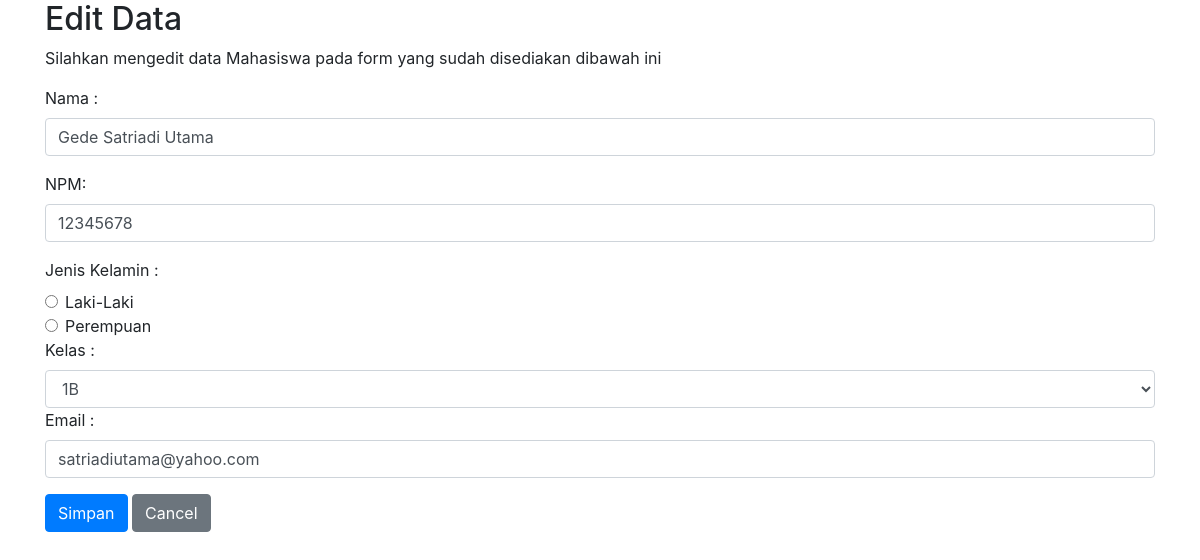
The app's page /admin/edit.php?id=4 with its own data.
### tables this page shows
CREATE TABLE `mhs` (
  `id_mhs` int(11) NOT NULL,
  `nm_mhs` varchar(100) NOT NULL,
  `npm` varchar(8) NOT NULL,
  `jk` varchar(10) NOT NULL,
  `id_kelas` int(11) NOT NULL,
  `email` varchar(100) NOT NULL
);

### admin/edit.php (the view, shortened to what this page needs)
<?php
include "../koneksi.php";
if (isset($_GET['id'])){
  $tampilmhs = mysqli_query($conf, "SELECT * FROM mhs WHERE id_mhs ='$_GET[id]'");
  $mhs = mysqli_fetch_array ($tampilmhs);
}
?>
<!DOCTYPE html>
<html lang="en">
<head>
  <link rel="stylesheet" type="text/css" href="../css/bootstrap.min.css">
</head>
<body>
<div class="container">
  <h2>Edit Data</h2>
  <p>Silahkan mengedit data Mahasiswa pada form yang sudah disediakan dibawah ini</p>
  <form action="edit-fungsi.php" method="POST" class="needs-validation" novalidate>
    <div class="form-group">
      <label for="nama">Nama :</label>
      <input type="text" class="form-control" id="nama" placeholder="Nama Lengkap Anda" name="nm_mhs" value="<?php echo $mhs['nm_mhs']; ?>" required>
    </div>
    <div class="form-group">
      <label for="npm">NPM:</label>
      <input type="number" class="form-control" id="npm" placeholder="NPM Tanpa titik" name="npm" value="<?php echo $mhs['npm']; ?>"required>
    </div>
    <label for="jk">Jenis Kelamin :</label>
    <div class="form-check">
  <label class="form-check-label">
    <input type="radio" class="form-check-input" name="jk" value="Laki-Laki" <?php if(!(strcmp(htmlentities($mhs['jk'],ENT_COMPAT,'utf-8'),"Laki-Laki"))) {echo "checked=\"checked\"";}?>>Laki-Laki
  </label>
</div>
<div class="form-check">
  <label class="form-check-label">
    <input type="radio" class="form-check-input" name="jk" value="Perempuan" <?php if(!(strcmp(htmlentities($mhs['jk'],ENT_COMPAT,'utf-8'),"Perempuan"))) {echo "checked=\"checked\"";}?>>Perempuan
  </label>
</div>
    <div class="form-group">
  <label for="sel1">Kelas :</label>
  <select class="form-control" id="sel1" name="id_kelas" required>
  <?php
    $tampil = mysqli_query($conf, "SELECT * FROM kelas ORDER BY kelas");
    while ($w = mysqli_fetch_array($tampil)){
      if($mhs['id_kelas'] == $w['id_kelas']){
        echo "<option value=$w[id_kelas] selected>$w[kelas]</option>";
      }else {
        echo "<option value=$w[id_kelas]>$w[kelas]</option>";
      }
    }
  ?>
  </select>
  <div class="form-group">
      <label for="email">Email :</label>
      <input type="email" class="form-control" id="email" placeholder="Email Aktif Anda" name="email" value="<?php echo $mhs['email']; ?>" required>
    </div>
</div>
    <button type="submit" class="btn btn-primary" name="edit">Simpan</button>
    <button type="button" class="btn btn-secondary" onclick="self.history.back()">Cancel</button>
  </form>
</div>
</body>
</html>

### records on screen
mhs: nm_mhs "Gede Satriadi Utama", npm "12345678", jk "☐ Laki-Laki", jk "☐ Perempuan", email "satriadiutama@yahoo.com"

### other values on screen
form field id_kelas "1B"
